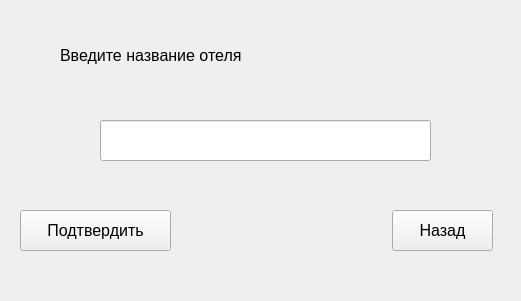
<?xml version="1.0" encoding="UTF-8"?>
<ui version="4.0">
 <class>AddHotelForm</class>
 <widget class="QWidget" name="AddHotelForm">
  <property name="geometry">
   <rect>
    <x>0</x>
    <y>0</y>
    <width>521</width>
    <height>301</height>
   </rect>
  </property>
  <property name="windowTitle">
   <string>Form</string>
  </property>
  <widget class="QLabel" name="label">
   <property name="geometry">
    <rect>
     <x>60</x>
     <y>20</y>
     <width>391</width>
     <height>71</height>
    </rect>
   </property>
   <property name="font">
    <font>
     <pointsize>12</pointsize>
    </font>
   </property>
   <property name="text">
    <string>Введите название отеля</string>
   </property>
  </widget>
  <widget class="QPushButton" name="pushButton">
   <property name="geometry">
    <rect>
     <x>392</x>
     <y>210</y>
     <width>101</width>
     <height>41</height>
    </rect>
   </property>
   <property name="font">
    <font>
     <pointsize>12</pointsize>
    </font>
   </property>
   <property name="text">
    <string>Назад</string>
   </property>
  </widget>
  <widget class="QLineEdit" name="lineEdit">
   <property name="geometry">
    <rect>
     <x>100</x>
     <y>120</y>
     <width>331</width>
     <height>41</height>
    </rect>
   </property>
   <property name="font">
    <font>
     <pointsize>12</pointsize>
    </font>
   </property>
  </widget>
  <widget class="QPushButton" name="pushButton_2">
   <property name="geometry">
    <rect>
     <x>20</x>
     <y>210</y>
     <width>151</width>
     <height>41</height>
    </rect>
   </property>
   <property name="font">
    <font>
     <pointsize>12</pointsize>
    </font>
   </property>
   <property name="text">
    <string>Подтвердить</string>
   </property>
  </widget>
 </widget>
 <resources/>
 <connections/>
</ui>
